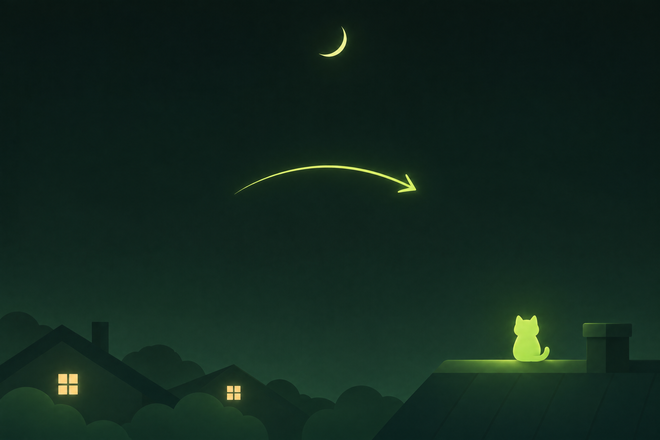
#> input picture assets/dmg/background.png, 660 x 440 px
$ python dmg-background.py ../assets/dmg/background.png
#> lines starting #> are read from the running program, lines starting #| are printed output that depends on the picture
#!/usr/bin/env python3
"""Build assets/dmg/background{,@2x}.png from the DMG artwork.

    python3 scripts/dmg-background.py path/to/art.png   (3:2, e.g. 3072x2048)

Finder draws the icon labels in black on any picture background, in light
and dark mode alike, so the app and the Applications alias each sit on a
light card that holds the icon and its label. Card centres follow the icon
places in scripts/dmg-settings.py.
"""
import sys
from pathlib import Path
from PIL import Image, ImageDraw

ROOT = Path(__file__).resolve().parent.parent
W, H = 660, 440
ICONS = [(150, 180), (505, 180)]   # icon centres, points (dmg-settings.py)
CARD_W, CARD_TOP, CARD_BOTTOM = 160, 96, 286   # card spans icon + label
RADIUS = 22
CARD = (0xEE, 0xF3, 0xE6, 230)     # light moss ink, near opaque
EDGE = (0xFF, 0xFF, 0xFF, 150)


def build(art, scale):
    img = art.resize((W * scale, H * scale), Image.LANCZOS).convert("RGBA")
    ss = 4
    layer = Image.new("RGBA", (W * scale * ss, H * scale * ss), (0, 0, 0, 0))
    d = ImageDraw.Draw(layer)
    k = scale * ss
    for cx, cy in ICONS:
        box = [(cx - CARD_W / 2) * k, (cy - 180 + CARD_TOP) * k, (cx + CARD_W / 2) * k, (cy - 180 + CARD_BOTTOM) * k]
        d.rounded_rectangle(box, radius=RADIUS * k, fill=CARD, outline=EDGE, width=k)
    layer = layer.resize(img.size, Image.LANCZOS)
    return Image.alpha_composite(img, layer).convert("RGB")


def main():
    art = Image.open(sys.argv[1]).convert("RGB")
#> art is the input picture: PIL image 660x440 RGB; mean R, G, B 17.8, 39.5, 29.9
    out = ROOT / "assets/dmg"
    for scale, name in ((1, "background.png"), (2, "background@2x.png")):
        build(art, scale).save(out / name, optimize=True)
        print(out / name)
#> this loop made 2 passes
#> pass 1, in build, `layer = layer.resize(img.size, Image.LANCZOS)`:
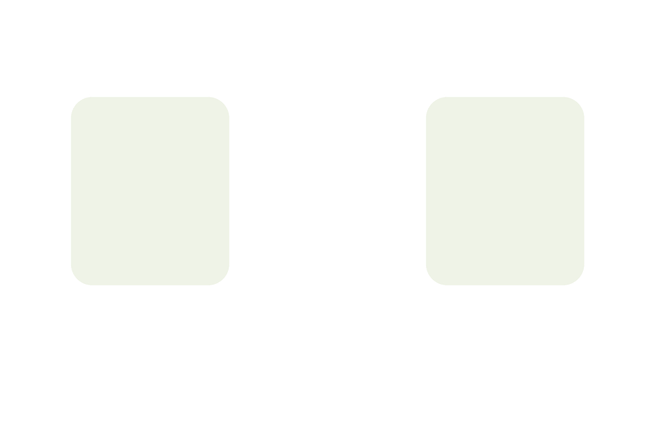
#> layer: PIL image 660x440 RGBA; mean R, G, B, A 51.5, 52.3, 49.7, 47.3; transparent parts drawn white
#> pass 1, in main, `build(art, scale).save(out / name, optimize=True)`:
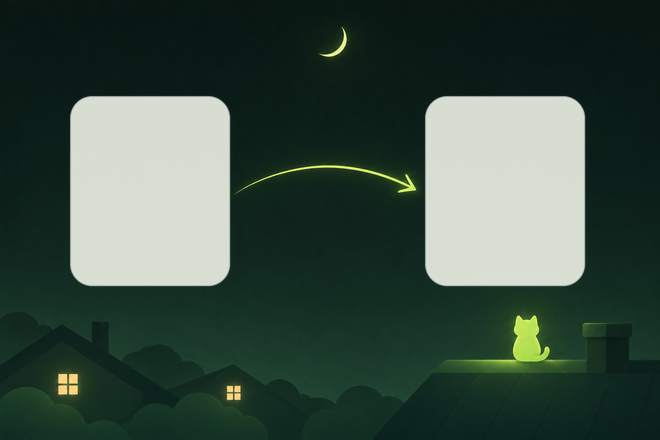
#> saved as background.png: PIL image 660x440 RGB; mean R, G, B 59.4, 78, 67.3


if __name__ == "__main__":
    main()
